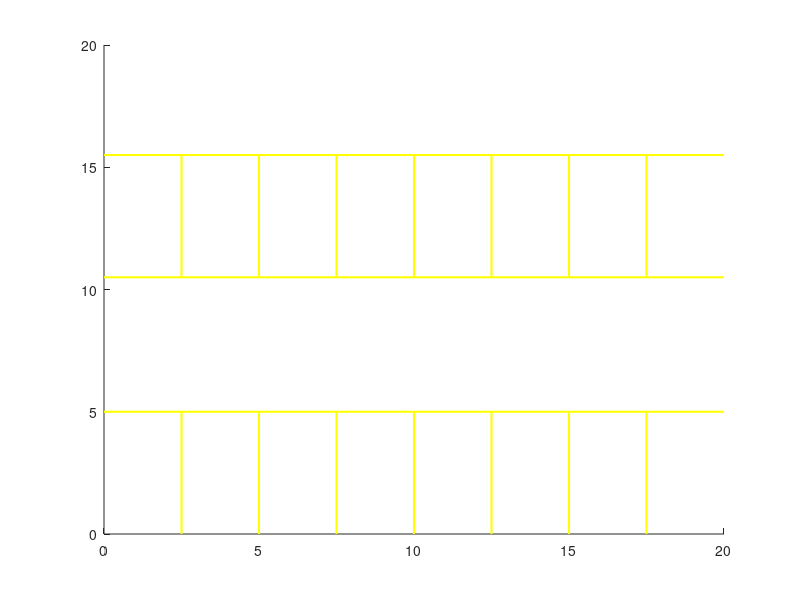

This chart was generated by the following MATLAB code: (Note: this script raises an error after producing the figure.)
clc; clear; 

%% Initial vehicle pose based on world coordinate system
x_v= 13.75;
y_v= 2.5;
theta_vehicle = deg2rad(90);
%% Vehicle information
v = 5; % vehicle speed (m/s)
L = 2.7; % wheelbase (m)
%% Steering constraints
%최대조향각도 limit :-40.95<x<40.95 deg
steer_limit = deg2rad(40.95);
% 최대 조향각속도 limit : 24 deg/s
steer_rate_limit = deg2rad(24); 
cmd_sta = deg2rad(0); % initial vehicle steering angle (deg)
%% target path (1/2): setting of left and right lines
path_lx = [0:12.5/100:12.5 - 12.5/100,12.5* ones(1,51)]; % left x
path_ly = [5 * ones(1,100), 5:-5/50:0 ]; % left y
path_rx = [0:15/100:15-15/100 , 15*ones(1,51)]; % right x
path_ry = [10.5 * ones(1,100), 10.5:-10.5/50:0 ]; % right y
%% target path (2/2): waypoint generation
for i = 1:1:length(path_lx) path_cx(i) = (path_lx(i)+path_rx(i))/2;
path_cy(i) = (path_ly(i)+path_ry(i))/2;
end
path_x = fliplr(path_cx);
path_y = fliplr(path_cy);
%% 밑그림 그리기
figure(); hold on; 
set(gca,'color',[0.5, 0.5, 0.5]);
parking_line1 = [0. 5; 20, 5];
plot(parking_line1(:,1),parking_line1(:,2),'y','LineWidth',1.5);
parking_line2 = [0. 10.5; 20, 10.5];
plot(parking_line2(:,1),parking_line2(:,2),'y','LineWidth',1.5);
parking_line4 = [0. 15.5; 20, 15.5];
plot(parking_line4(:,1),parking_line4(:,2),'y','LineWidth',1.5);
parking_line3 = [2.5, 5, 7.5, 10, 12.5, 15, 17.5];
for i = 1 : length(parking_line3)
plot(parking_line3(i)*ones(2,1),[5,0],'y','LineWidth',1.5);
plot(parking_line3(i)*ones(2,1),[15.5,10.5],'y','LineWidth',1.5);
end
shape_ox = [0.9 0.9 -0.9 -0.9];
shape_oy = [-2.28, 2.28, 2.28, -2.28];
pos_ox = [1.25, 3.75, 6.25, 8.75, 11.25, 16.25, 18.75, 1.25, 3.75, 6.25, 8.75, 11.25, 13.75, 16.25, 18.75];
pos_oy = [ 2.5, 2.5, 2.5, 2.5, 2.5, 2.5, 2.5, 13, 13, 13, 13, 13, 13, 13, 13];
Obstacle_x = zeros(15,1,4);
Obstacle_y = zeros(15,1,4);
for i = 1:1: 15
Obstacle_x(i,:) = shape_ox + ones(1,4)*pos_ox(i);
Obstacle_y(i,:) = shape_oy + ones(1,4)*pos_oy(i); 
for i = 1:1:15
obstacle(i) = fill(Obstacle_x(i,:),Obstacle_y(i,:),[0.9 , 0.9, 0.9],'EraseMode','normal');
% 주차된 자동차 그리기
end
end
shape_vx = [-2.28, 2.28, 2.28, -2.28]; % 차량 그림 (차량의 중심점 기준)
shape_vy = [0.9 0.9 -0.9 -0.9];
shape_fx = [-0.32 0.32 0.32 -0.32]; % 앞바퀴 그림
shape_fy = [0.20 0.20 -0.20 -0.20];
shape_rx = [-0.32 0.32 0.32 -0.32]; % 뒷바퀴 그림
shape_ry = [0.20 0.20 -0.20 -0.20];
fd = [1.35, 0];
dfx = cos(theta_vehicle)*fd(1) - sin(theta_vehicle)*fd(2);
dfy = sin(theta_vehicle)*fd(1) + cos(theta_vehicle)*fd(2);
rd = [-1.35, 0];
drx = cos(theta_vehicle)*rd(1) - sin(theta_vehicle)*rd(2);
dry = sin(theta_vehicle)*rd(1) + cos(theta_vehicle)*rd(2);
dd = [fd;rd];
vehicle = fill(shape_vx,shape_vy,'w','EraseMode','normal');
fw = fill(shape_fx+fd(1) ,shape_fy+fd(2),'r','EraseMode','normal');
rw = fill(shape_rx+rd(1) ,shape_ry+rd(2),'b','EraseMode','normal');
pd = plot(dd(:,1),dd(:,2),'k','LineWidth',2);
log_fx = zeros(1,2);
log_rx = zeros(1,2);
log_v = zeros(1,8); % 차량의 박스의 모서리 좌표를 저장
pfw = plot(log_fx(:,1),log_fx(:,2),'r.');
prw = plot(log_rx(:,1),log_rx(:,2),'b.');
pfr = plot(log_v(:,1),log_v(:,2),'k.','MarkerSize',0.5);
pfl = plot(log_v(:,3),log_v(:,4),'k.','MarkerSize',0.5);
prr = plot(log_v(:,5),log_v(:,6),'k.','MarkerSize',0.5);
prl = plot(log_v(:,7),log_v(:,8),'k.','MarkerSize',0.5);
pl4 = fplot(@(x1) x1,'r');
pl5 = fplot(@(x1) x1,'b');
cx1 = path_x(1); 
cy1 = path_y(1);
pl6 = plot(cx1,cy1,'go'); 
plot(path_lx,path_ly,'r:','LineWidth',2);
plot(path_rx,path_ry,'b:','LineWidth',2);
plot(path_x,path_y,'g:','LineWidth',2);
%% Simulation
j = 0;
prev_sta_rad = 0;
k = 0.5;
sim_time = 35;
dt = 0.01;
look_ahead_idx = 5; % current waypoint idx + 5
esp = 10^(-4); % avoiding x0, /0
for i = 0:dt:sim_time
%% Find closest pointfunction 

idx = find_closest_point(x_v+dfx ,y_v+dfy ,path_x ,path_y);
look_ahead_point = idx + look_ahead_idx;
cx1 = path_x(look_ahead_point);
cy1 = path_y(look_ahead_point);
if (look_ahead_point == length(path_x)) % Check end condition 
break;
else
cx2 = path_x(look_ahead_point+1) + esp;
cy2 = path_y(look_ahead_point+1) + esp;
end 
    %% Calculation x 
   slope_path = (cy2-cy1)/(cx2-cx1);
    fn_path = @(x1) slope_path * (x1 - cx1) + cy1;   % 차량과 가까운 점(cx1,cy1)을 지나는 직선방정식 "f_path = slope_path(x-cx1)+cy1"
    
    % X, 이탈거리 계산
    X = abs( (slope_path * (x_v) ) + (-1 * (y_v) ) - slope_path * cx1 + cy1) / sqrt(slope_path^2 + 1);
    
    theta_path = atan2(cy2-cy1,cx2-cx1);
    % 이탈거리 부호 판별
    lateral_flag =  (x_v - cx1)*sin(-theta_path) + (y_v - cy1)*cos(-theta_path);
    if lateral_flag > 0
        X = -X;
    end
 %% Calculation alpha
    alpha = atan2(k*X,v);
    
    %% Calculation thete error
    A = (dfy-dry)/(dfx-drx);
    Vehicle_heading = @(x2) A * (x2 - drx-x_v) + dry+y_v;  % 차량의 진행방향(yaw) 직선방정식

    theta_path = atan2(cy2-cy1,cx2-cx1);
    theta_e = theta_path - theta_vehicle;
    
    sta_cmd_rad = alpha + theta_e;
    %% Check constraints
        %------------steering 각속도 Limit------------%

    if abs(sta_cmd_rad-prev_sta_rad) > steer_rate_limit*dt
        if sta_cmd_rad > prev_sta_rad 
                sta_cmd_rad = prev_sta_rad + steer_rate_limit*dt;
        else
                sta_cmd_rad = prev_sta_rad - steer_rate_limit*dt;
        end
    end
    %---------------Steering_angle_Limit---------------%
    if sta_cmd_rad > steer_limit
        sta_cmd_rad = steer_limit;
    elseif sta_cmd_rad < -steer_limit
        sta_cmd_rad = -steer_limit;
    end
    prev_sta_rad = sta_cmd_rad;
    
    cmd_sta = sta_cmd_rad;


    %% Update vehicle 
theta=theta_vehicle ;
x_v = x_v + v * cos( theta + cmd_sta ) * dt;
y_v = y_v + v * sin( theta + cmd_sta ) * dt;
theta = theta + v * tan(cmd_sta)/L * dt;


updatedFx = [shape_fx(1) * cos(theta+cmd_sta) - shape_fy(1) * sin(theta+cmd_sta) + dfx + x_v
shape_fx(2) * cos(theta+cmd_sta) - shape_fy(2) * sin(theta+cmd_sta) + dfx + x_v
shape_fx(3) * cos(theta+cmd_sta) - shape_fy(3) * sin(theta+cmd_sta) + dfx + x_v
shape_fx(4) * cos(theta+cmd_sta) - shape_fy(4) * sin(theta+cmd_sta) + dfx + x_v];
updatedFy = [shape_fx(1) * sin(theta+cmd_sta) + shape_fy(1) * cos(theta+cmd_sta) + dfy + y_v
shape_fx(2) * sin(theta+cmd_sta) + shape_fy(2) * cos(theta+cmd_sta) + dfy + y_v
shape_fx(3) * sin(theta+cmd_sta) + shape_fy(3) * cos(theta+cmd_sta) + dfy + y_v
shape_fx(4) * sin(theta+cmd_sta) + shape_fy(4) * cos(theta+cmd_sta) + dfy + y_v]; 
updatedRx = [shape_rx(1) * cos(theta) - shape_ry(1) * sin(theta) + drx + x_v
shape_rx(2) * cos(theta) - shape_ry(2) * sin(theta) + drx + x_v
shape_rx(3) * cos(theta) - shape_ry(3) * sin(theta) + drx + x_v
shape_rx(4) * cos(theta) - shape_ry(4) * sin(theta) + drx + x_v];
updatedRy = [shape_rx(1) * sin(theta) + shape_ry(1) * cos(theta) + dry + y_v
shape_rx(2) * sin(theta) + shape_ry(2) * cos(theta) + dry + y_v
shape_rx(3) * sin(theta) + shape_ry(3) * cos(theta) + dry + y_v
shape_rx(4) * sin(theta) + shape_ry(4) * cos(theta) + dry + y_v];



updatedVx = [shape_vx(1) * cos(theta) - shape_vy(1) * sin(theta) + x_v
shape_vx(2) * cos(theta) - shape_vy(2) * sin(theta) + x_v
shape_vx(3) * cos(theta) - shape_vy(3) * sin(theta) + x_v
shape_vx(4) * cos(theta) - shape_vy(4) * sin(theta) + x_v];

updatedVy = [shape_vx(1) * sin(theta) + shape_vy(1) * cos(theta) + y_v
shape_vx(2) * sin(theta) + shape_vy(2) * cos(theta) + y_v
shape_vx(3) * sin(theta) + shape_vy(3) * cos(theta) + y_v
shape_vx(4) * sin(theta) + shape_vy(4) * cos(theta) + y_v];


dfx = cos(theta)*fd(1) - sin(theta)*fd(2);
dfy = sin(theta)*fd(1) + cos(theta)*fd(2);
drx = cos(theta)*rd(1) - sin(theta)*rd(2);
dry = sin(theta)*rd(1) + cos(theta)*rd(2);
dd = [dfx+x_v, dfy+y_v ; drx+x_v , dry+y_v ];
j = j+1;
log_error(j,:) = [X; theta_e];
log_fw(j,:) = dd(1,:);
log_rw(j,:) = dd(2,:);
log_v(j,1:2) = [ updatedVx(1), updatedVy(1)];
log_v(j,3:4) = [ updatedVx(2), updatedVy(2)];
log_v(j,5:6) = [ updatedVx(3), updatedVy(3)];
log_v(j,7:8) = [ updatedVx(4), updatedVy(4)];
set(vehicle, 'Xdata', updatedVx,'Ydata', updatedVy);
set(fw, 'Xdata', updatedFx,'Ydata', updatedFy); 
set(rw, 'Xdata', updatedRx,'Ydata', updatedRy); 
set(pd, 'Xdata', dd(:,1),'Ydata',dd(:,2)); 
set(pfw, 'Xdata', log_fw(:,1),'Ydata',log_fw(:,2)); 
set(prw, 'Xdata', log_rw(:,1),'Ydata',log_rw(:,2)); 
set(pfr, 'Xdata', log_v(:,1),'Ydata',log_v(:,2)); 
set(pfl, 'Xdata', log_v(:,3),'Ydata',log_v(:,4)); 
set(prr, 'Xdata', log_v(:,5),'Ydata',log_v(:,6)); 
set(prl, 'Xdata', log_v(:,7),'Ydata',log_v(:,8)); 
set(pl4, 'Function',fn_path);%빨간줄
set(pl5, 'Function',Vehicle_heading);%파란줄
set(pl6, 'Xdata', cx1,'Ydata',cy1); %앞에 초록 점

drawnow limitrate
axis([0 20 0 20]);
end